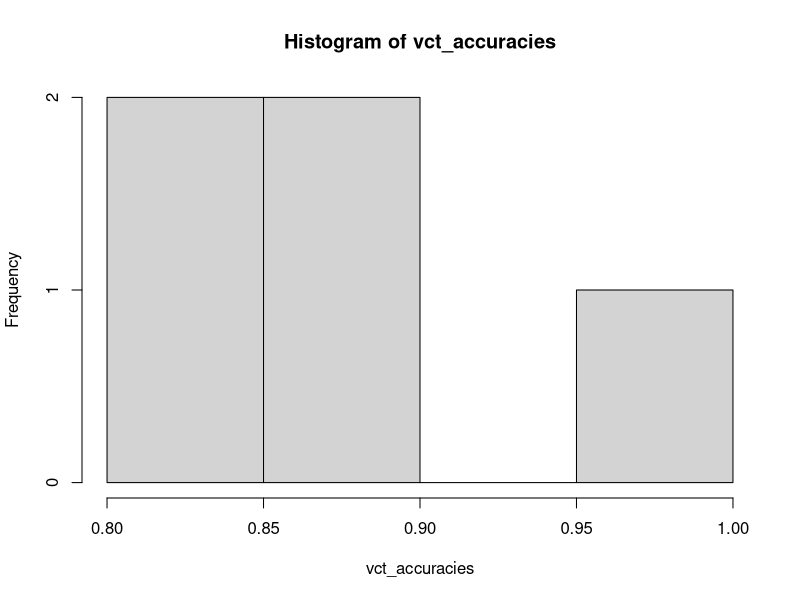

Write the R code that produced this figure.
rm(list = ls())
library(rsample)
library(dplyr)


data("iris")
iris$ID <- 1:150
iris <- iris[c("ID", "Sepal.Length", "Sepal.Width", 
               "Petal.Length", "Petal.Width", 
               "Species")]
iris$y <- as.numeric(iris$Species == "setosa")

set.seed(26092020)
particion <- initial_split(iris, prop = 0.7)
class(particion)
train <- particion %>% training() #  training(particion);  f(x, y)  <=>  x %>% f(y)
test <- particion %>% testing()

# La validación cruzada se hace sobre la muestra tain
set.seed(26092020)
cv_5fold <- vfold_cv(train, v = 5)
cv_5fold
cv_5fold$splits

assessment1 <- cv_5fold$splits[[1]] %>% assessment() 
assessment2 <- cv_5fold$splits[[2]] %>% assessment() 
assessment3 <- cv_5fold$splits[[3]] %>% assessment() 
assessment4 <- cv_5fold$splits[[4]] %>% assessment() 
assessment5 <- cv_5fold$splits[[5]] %>% assessment() 

# intersect(assessment1$ID , assessment2$ID)
# intersect(assessment3$ID , assessment4$ID)
sort(c(assessment1$ID, assessment2$ID, assessment3$ID, assessment4$ID,
       assessment5$ID, assessment5$ID))
# Sub training
analysis1 <- cv_5fold$splits[[1]] %>% analysis() 
analysis2 <- cv_5fold$splits[[2]] %>% analysis() 
analysis3 <- cv_5fold$splits[[3]] %>% analysis() 
analysis4 <- cv_5fold$splits[[4]] %>% analysis() 
analysis5 <- cv_5fold$splits[[5]] %>% analysis() 


modelo <- glm(y ~ Sepal.Length , data = analysis1, family = "binomial")
test <- assessment1
test$yhat <- as.numeric(predict(modelo, test, type = "response") > 0.5) 
mc <- table(test$y, test$yhat) 
precision <- sum(diag(mc)) / sum(mc)
precision


modelo <- glm(y ~ Sepal.Length , data = analysis2, family = "binomial")
test <- assessment2
test$yhat <- as.numeric(predict(modelo, test, type = "response") > 0.5) 
mc <- table(test$y, test$yhat) 
precision <- sum(diag(mc)) / sum(mc)
precision



modelo_logistico <- function(particion){
  
  modelo <- glm(y ~ Sepal.Length , data = analysis(particion), family = "binomial")
  test <- assessment(particion)
  test$yhat <- as.numeric(predict(modelo, test, type = "response") > 0.5) 
  mc <- table(test$y, test$yhat) 
  precision <- sum(diag(mc)) / sum(mc)
  precision
}


modelo_logistico(cv_5fold$splits[[1]])
modelo_logistico(cv_5fold$splits[[2]])
modelo_logistico(cv_5fold$splits[[3]])
modelo_logistico(cv_5fold$splits[[4]])
modelo_logistico(cv_5fold$splits[[5]])

# Parenetesis 
lapply(list(a = c(1,2), b = c(4, 6)), mean)
sapply(list(a = c(1,2), b = c(4, 6)), mean)
data(iris)
lapply(list(mtcars, iris), dim)
lapply(list(mtcars, iris), nrow)
sapply(list(mtcars, iris), nrow)


iris[-5]

vct_accuracies <- sapply(cv_5fold$splits, modelo_logistico)
mean(vct_accuracies)
hist(vct_accuracies)

library(purrr)
vct_accuracies <- purrr::map_dbl(cv_5fold$splits, modelo_logistico)
vct_accuracies


############################# Estratificado ################################
cv_5fold_estratificado <- vfold_cv(train, v = 5, strata = "y")
datos1_analysis <- cv_5fold_estratificado$splits[[1]] %>% analysis()
datos1_assesment <- cv_5fold_estratificado$splits[[1]] %>% assessment()

table(datos1_analysis$y)
table(datos1_assesment$y)
dim(train)

#105 / 5 #(el subtest (assesment) es de tamaño 21)
# 105 - 21 # El subtrain (analysys) es de tamaño 84


cv_5fold_mas <- vfold_cv(train, v = 5)
datos1_analysis <- cv_5fold_mas$splits[[1]] %>% analysis()
datos1_assesment <- cv_5fold_mas$splits[[1]] %>% assessment()

table(datos1_analysis$y)
table(datos1_assesment$y)
